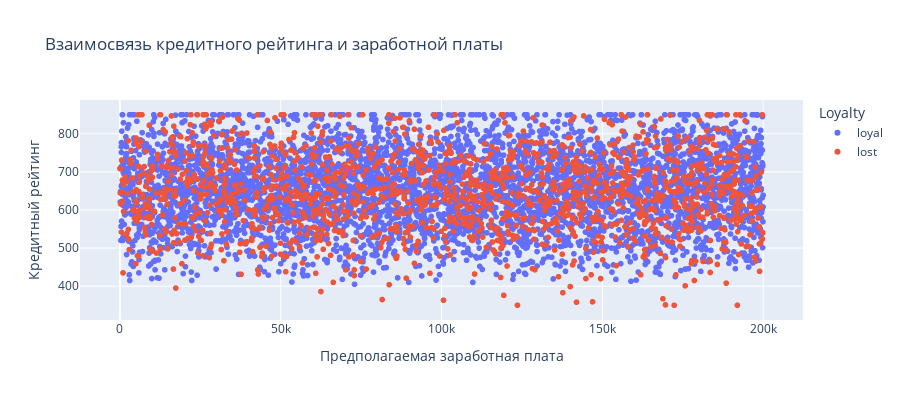

Write notebook code for a chart like this one.
### Markdown cell above
9.5. Постройте график, который показывает взаимосвязь кредитного рейтинга клиента и его предполагаемой зарплаты. Добавьте расцветку по признаку оттока клиентов. Какова взаимосвязь между признаками? Если не видите явной взаимосвязи, укажите это.

### Code cell
fig = px.scatter(clients_above_2500_loaylty,
                 x='EstimatedSalary',
                 y='CreditScore',
                 color='Loyalty',
                 labels={'EstimatedSalary': 'Предполагаемая заработная плата', 'CreditScore': 'Кредитный рейтинг'},
                 title='Взаимосвязь кредитного рейтинга и заработной платы',
                 height=400                
)
# fig.layout.legend.title = None
fig.write_image('data/scores.png')
fig.show()

### Figure 1 — Plotly figure (JSON) as saved in the notebook; plotly's stock layout.template omitted (floating-point values rounded to 4 significant figures; data arrays with more than 128 entries replaced by an {"elided": "..."} marker saying what was removed)
{"data": [{"hovertemplate": "Loyalty=loyal<br>Предполагаемая заработная плата=%{x}<br>Кредитный рейтинг=%{y}<extra></extra>", "legendgroup": "loyal", "marker": {"color": "#636efa", "symbol": "circle"}, "mode": "markers", "name": "loyal", "showlegend": true, "type": "scattergl", "x": {"elided": "4846 float values"}, "xaxis": "x", "y": {"elided": "4846 int values"}, "yaxis": "y"}, {"hovertemplate": "Loyalty=lost<br>Предполагаемая заработная плата=%{x}<br>Кредитный рейтинг=%{y}<extra></extra>", "legendgroup": "lost", "marker": {"color": "#EF553B", "symbol": "circle"}, "mode": "markers", "name": "lost", "showlegend": true, "type": "scattergl", "x": {"elided": "1537 float values"}, "xaxis": "x", "y": {"elided": "1537 int values"}, "yaxis": "y"}], "layout": {"height": 400, "legend": {"title": {"text": "Loyalty"}, "tracegroupgap": 0}, "title": {"text": "Взаимосвязь кредитного рейтинга и заработной платы"}, "xaxis": {"anchor": "y", "domain": [0, 1], "title": {"text": "Предполагаемая заработная плата"}}, "yaxis": {"anchor": "x", "domain": [0, 1], "title": {"text": "Кредитный рейтинг"}}}}
